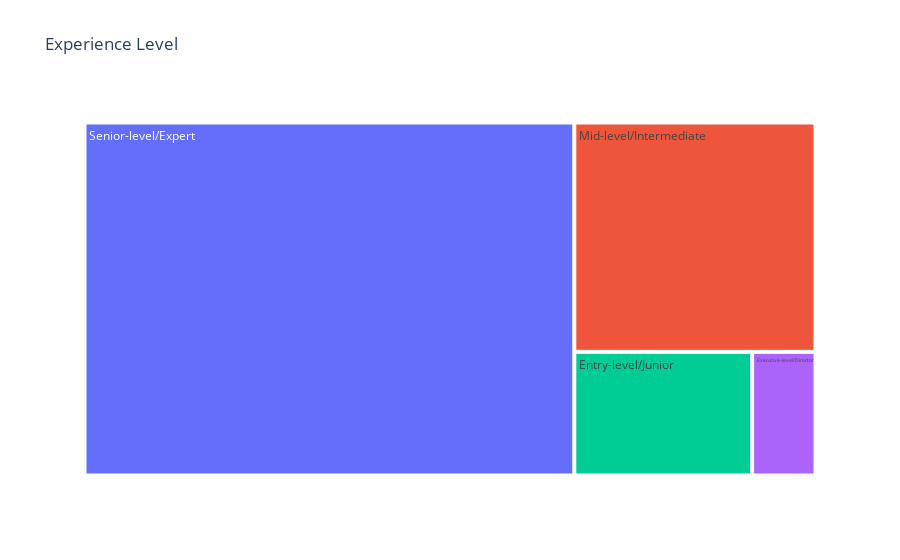

The cell this chart's notebook holds for it:
### Markdown cell above
There's 4 categorical values  in column 'Experience Level', each are:


*  EN, which refers to Entry-level / Junior.

*   MI, which refers to Mid-level / Intermediate.

*   SE, which refers to Senior-level / Expert.

*   EX, which refers to Executive-level / Director.

### Code cell
df['experience_level'] = df['experience_level'].replace('EN','Entry-level/Junior')
df['experience_level'] = df['experience_level'].replace('MI','Mid-level/Intermediate')
df['experience_level'] = df['experience_level'].replace('SE','Senior-level/Expert')
df['experience_level'] = df['experience_level'].replace('EX','Executive-level/Director')

ex_level = df['experience_level'].value_counts()
fig = px.treemap(ex_level, path = [ex_level.index], values = ex_level.values, 
                title = 'Experience Level')
fig.show()

### Figure 1 — Plotly figure (JSON) as saved in the notebook; plotly's stock layout.template omitted (floating-point values rounded to 4 significant figures)
{"data": [{"branchvalues": "total", "domain": {"x": [0, 1], "y": [0, 1]}, "hovertemplate": "labels=%{label}<br>value=%{value}<br>parent=%{parent}<br>id=%{id}<extra></extra>", "ids": ["Entry-level/Junior", "Executive-level/Director", "Mid-level/Intermediate", "Senior-level/Expert"], "labels": ["Entry-level/Junior", "Executive-level/Director", "Mid-level/Intermediate", "Senior-level/Expert"], "name": "", "parents": ["", "", "", ""], "type": "treemap", "values": [320, 114, 805, 2516]}], "layout": {"legend": {"tracegroupgap": 0}, "title": {"text": "Experience Level"}}}
